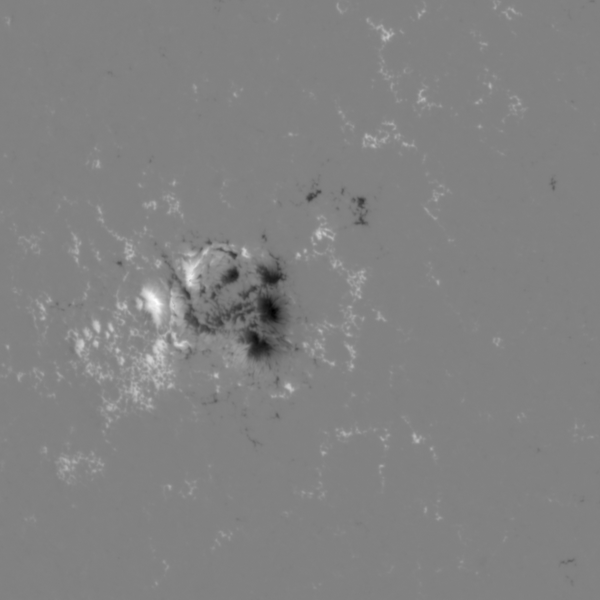
#> input picture images/hmi.M_720s.20110729_170000_TAI.1.magnetogram.png, 600 x 600 px
$ python -i criticalnet.py   (imports and definitions only)
#> lines starting #> are read from the running program, lines starting #| are printed output that depends on the picture; after the words box and inside, x2 and y2 are one past the last pixel; in counts of white or black regions, pixels touching at a corner belong together
from skimage import io
from skimage import img_as_float
from skimage.filters import gaussian
from skimage.color import rgb2gray
from scipy.ndimage import label
from sklearn.cluster import DBSCAN
from matplotlib import pyplot as plt
import numpy as np


nb8 = []
# [4 lines not run here, left out]

nb4 = (
    (1, 0),
    (0, 1),
    (-1, 0),
    (0, -1),
)


class Keypoint:
    # [7 lines left out: function __init__, not called in this run]

    def pt(self):
        return self.x, self.y

    def __gt__(self, other):
        return self.laplacian > other.laplacian

    def __lt__(self, other):
        return self.laplacian < other.laplacian

    def __ge__(self, other):
        return self.laplacian >= other.laplacian

    def __le__(self, other):
        return self.laplacian <= other.laplacian

    def __repr__(self):
        return '(%d, %d, %f)' % (self.x, self.y, self.laplacian)


# [139 lines left out: functions is_regional_extremum, search_extrema, remove_weak_keypoints, remove_border_keypoints, replace_clusters_with_centroids, not called in this run]


def cpt_stable_log(filepath, beta=None, ss_size=100, ss_sigma=1.67):
#> called with ss_size = 100, ss_sigma = 1.67
    nb8_elem = [[1, 1, 1],
                [1, 1, 1],
                [1, 1, 1]]

    img = rgb2gray(img_as_float(io.imread(filepath)))
#> img: shape (600, 600) float64; min 0, max 1, mean 0.509
    prev_img = gaussian(img, sigma=ss_sigma, mode='reflect')

    ss_log = []
    ss_components = []

    for i in range(ss_size):
        # Считаем лапласиан гауссиан.
        next_img = gaussian(prev_img, sigma=ss_sigma, mode='reflect')
        lap = next_img - prev_img
        prev_img = next_img

        # Считаем количество связных компонент в каждом бинаризованном лапласиане (максимально
        # выпуклые области).
        lap_bin = np.zeros(img.shape, dtype=np.int8)
        lap_bin[lap > 0] = 1
        _, components_num = label(lap_bin, nb8_elem)
        ss_components.append(components_num)

        # Поиск всех устойчивых масштабов.
        if beta is None:
            ss_log.append(lap)
        # Попытка поиска beta-устойчивого масштаба.
        elif i+1 > beta and len(np.unique(ss_components[i - beta: i])) == 1:
            return lap, i, beta
#> this loop made 100 passes
#> pass 1, in cpt_stable_log, `lap = next_img - prev_img`:
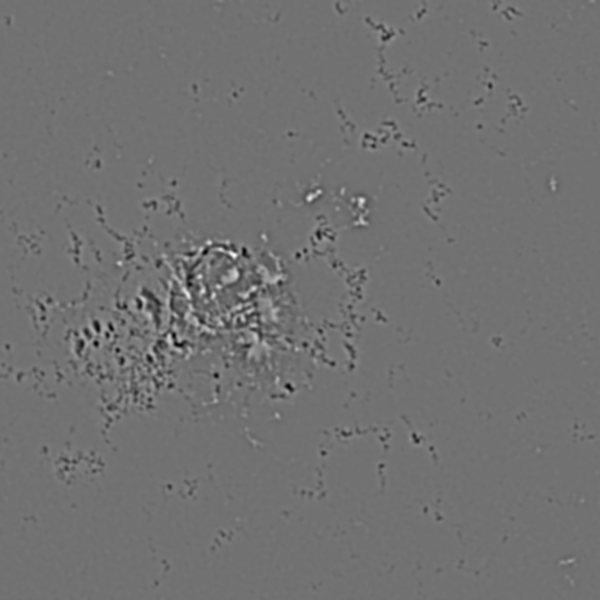
#> lap: shape (600, 600) float64; min -0.0411, max 0.0511, mean 1.57e-16; drawn with min black and max white
#> after the loop:
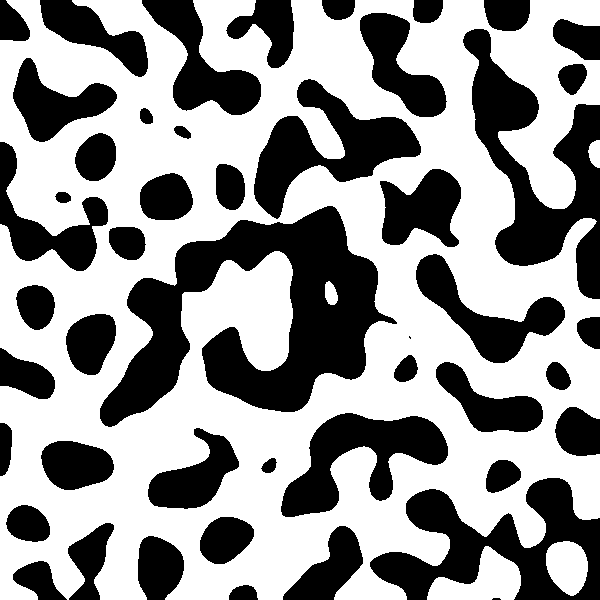
#> lap_bin: shape (600, 600) int8; values 0 (black) and 1 (white), 58.7% white; 48 black regions (2 under 20 px), largest, box (x1, y1, x2, y2) and area: (100, 206, 397, 427) 28064, (463, 29, 600, 299) 14045, (370, 478, 600, 600) 12626
#> after the loop, ss_components = 100 values, max 326 at index 0, min 4 at index 64, mean 23.5; ss_log = 100 items

    # Устойчивый масштаб не найден, иначе бы работа завершилась раньше.
    if beta is not None:
        return False

    # Считаем значения beta.
    beta = 0
    betas = [0] * len(ss_components)
#> betas = 100 values from 0 to 0
    for idx, c in enumerate(ss_components):
        if idx:
            if prev_img == c:
                beta += 1
                betas[idx] = beta
            else:
                beta = 0
        prev_img = c
#> this loop made 100 passes
#> (c, beta, prev_img) on passes 2 to 13: (185, 0, 185), (140, 0, 140), (116, 0, 116), (98, 0, 98), (79, 0, 79), (65, 0, 65), (61, 0, 61), (52, 0, 52), (50, 0, 50), (49, 0, 49), (39, 0, 39), (39, 1, 39)
#> beta on passes 61 to 66: 4, 0, 0, 1, 0, 1
#> after the loop, betas = 100 values, max 27 at index 91, min 0 at index 0, mean 4.43

    beta_scales = []
    betas_ = []
    l = len(betas)
#> l = 100
    for i in range(l - 1):
        if i == 0 and betas[i] > betas[i + 1] or betas[i - 1] < betas[i] > betas[i + 1]:
            beta_scales.append(i)
            betas_.append(betas[i] + 1)
#> after the loop, beta_scales = [12, 16, 25, 35, 37, 40, 43, 46, 49, 55, 60, 63, 91]; betas_ = [2, 2, 2, 4, 2, 3, 2, 2, 2, 5, 5, 2, 28]
    if betas[l - 2] < betas[l - 1]:
        beta_scales.append(l - 1)
        betas_.append(betas[l - 1] + 1)
    betas = betas_
#> betas = [2, 2, 2, 4, 2, 3, 2, 2, 2, 5, 5, 2, 28, 8]

    return ss_log, ss_components, beta_scales, betas


# [119 lines left out: functions cpt_keypoints, cpt_criticalnet, plot_keypoints, plot_criticalnet, plot_components, plot_betas, not called in this run]

>>> result = cpt_stable_log('images/hmi.M_720s.20110729_170000_TAI.1.magnetogram.png')
